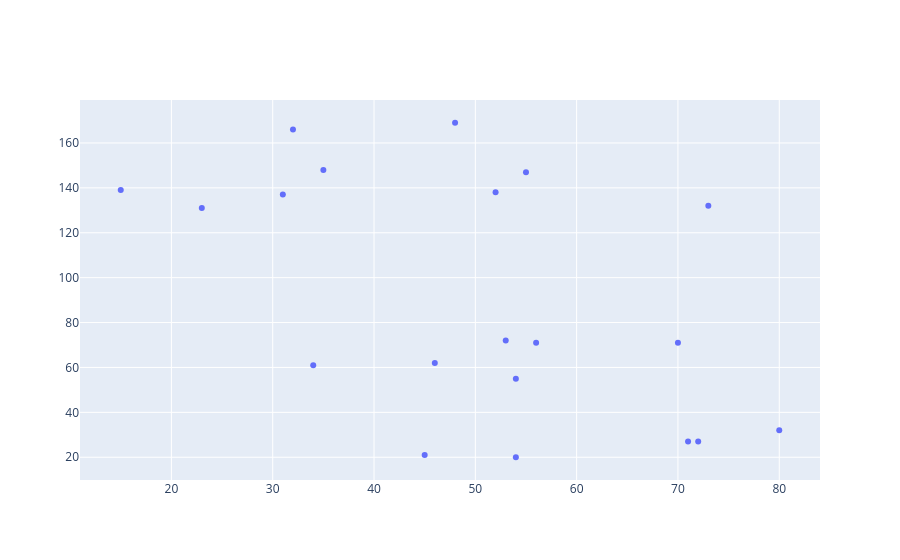

Here is the notebook cell this chart was saved with:
### Code cell
trace = go.Scatter(x=x[:20],y=y[:20], mode="markers")
go.Figure(trace)

### Figure 1 — Plotly figure (JSON) as saved in the notebook; plotly's stock layout.template omitted (floating-point values rounded to 4 significant figures)
{"data": [{"mode": "markers", "type": "scatter", "x": [45, 54, 55, 71, 70, 73, 52, 34, 56, 54, 72, 32, 31, 46, 23, 80, 15, 53, 35, 48], "y": [21, 55, 147, 27, 71, 132, 138, 61, 71, 20, 27, 166, 137, 62, 131, 32, 139, 72, 148, 169]}], "layout": {}}
